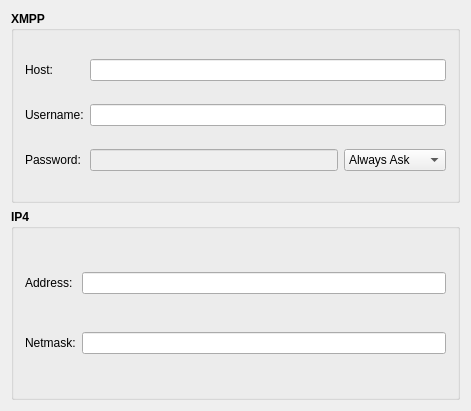
<?xml version="1.0" encoding="UTF-8"?>
<ui version="4.0">
 <class>IPOPProp</class>
 <widget class="QWidget" name="IPOPProp">
  <property name="geometry">
   <rect>
    <x>0</x>
    <y>0</y>
    <width>471</width>
    <height>411</height>
   </rect>
  </property>
  <property name="windowTitle">
   <string>IPOP</string>
  </property>
  <layout class="QGridLayout" name="gridLayout_2">
   <item row="0" column="0">
    <widget class="QGroupBox" name="xmpp_group_box">
     <property name="font">
      <font>
       <weight>75</weight>
       <bold>true</bold>
      </font>
     </property>
     <property name="title">
      <string>XMPP</string>
     </property>
     <layout class="QGridLayout" name="gridLayout">
      <item row="0" column="0">
       <widget class="QLabel" name="xmpp_host_label">
        <property name="font">
         <font>
          <weight>50</weight>
          <bold>false</bold>
         </font>
        </property>
        <property name="text">
         <string>Host:</string>
        </property>
       </widget>
      </item>
      <item row="1" column="0">
       <widget class="QLabel" name="xmpp_username_label">
        <property name="font">
         <font>
          <weight>50</weight>
          <bold>false</bold>
         </font>
        </property>
        <property name="text">
         <string>Username:</string>
        </property>
       </widget>
      </item>
      <item row="2" column="0">
       <widget class="QLabel" name="xmpp_password_label">
        <property name="font">
         <font>
          <weight>50</weight>
          <bold>false</bold>
         </font>
        </property>
        <property name="text">
         <string>Password:</string>
        </property>
       </widget>
      </item>
      <item row="2" column="1">
       <layout class="QHBoxLayout" name="xmpp_password_layout">
        <item>
         <widget class="KLineEdit" name="xmpp_password">
          <property name="enabled">
           <bool>false</bool>
          </property>
          <property name="font">
           <font>
            <weight>50</weight>
            <bold>false</bold>
           </font>
          </property>
          <property name="passwordMode">
           <bool>true</bool>
          </property>
         </widget>
        </item>
        <item>
         <widget class="KComboBox" name="xmpp_password_type_combo">
          <property name="font">
           <font>
            <weight>50</weight>
            <bold>false</bold>
           </font>
          </property>
          <item>
           <property name="text">
            <string>Always Ask</string>
           </property>
          </item>
          <item>
           <property name="text">
            <string>Store</string>
           </property>
          </item>
          <item>
           <property name="text">
            <string>Not Required</string>
           </property>
          </item>
         </widget>
        </item>
       </layout>
      </item>
      <item row="1" column="1">
       <widget class="KLineEdit" name="xmpp_username">
        <property name="font">
         <font>
          <weight>50</weight>
          <bold>false</bold>
         </font>
        </property>
       </widget>
      </item>
      <item row="0" column="1">
       <widget class="KLineEdit" name="xmpp_host">
        <property name="font">
         <font>
          <weight>50</weight>
          <bold>false</bold>
         </font>
        </property>
       </widget>
      </item>
     </layout>
    </widget>
   </item>
   <item row="1" column="0">
    <widget class="QGroupBox" name="ip4_group_box">
     <property name="font">
      <font>
       <weight>75</weight>
       <bold>true</bold>
      </font>
     </property>
     <property name="title">
      <string>IP4</string>
     </property>
     <layout class="QGridLayout" name="gridLayout_3">
      <item row="0" column="1">
       <widget class="KLineEdit" name="ip4_address">
        <property name="font">
         <font>
          <weight>50</weight>
          <bold>false</bold>
         </font>
        </property>
       </widget>
      </item>
      <item row="0" column="0">
       <widget class="QLabel" name="ip4_address_label">
        <property name="font">
         <font>
          <weight>50</weight>
          <bold>false</bold>
         </font>
        </property>
        <property name="text">
         <string>Address:</string>
        </property>
       </widget>
      </item>
      <item row="1" column="1">
       <widget class="KLineEdit" name="ip4_netmask">
        <property name="font">
         <font>
          <weight>50</weight>
          <bold>false</bold>
         </font>
        </property>
       </widget>
      </item>
      <item row="1" column="0">
       <widget class="QLabel" name="ip4_netmask_label">
        <property name="font">
         <font>
          <weight>50</weight>
          <bold>false</bold>
         </font>
        </property>
        <property name="text">
         <string>Netmask:</string>
        </property>
       </widget>
      </item>
     </layout>
    </widget>
   </item>
  </layout>
 </widget>
 <layoutdefault spacing="6" margin="11"/>
 <customwidgets>
  <customwidget>
   <class>KComboBox</class>
   <extends>QComboBox</extends>
   <header>kcombobox.h</header>
  </customwidget>
  <customwidget>
   <class>KLineEdit</class>
   <extends>QLineEdit</extends>
   <header>klineedit.h</header>
  </customwidget>
 </customwidgets>
 <resources/>
 <connections/>
</ui>
